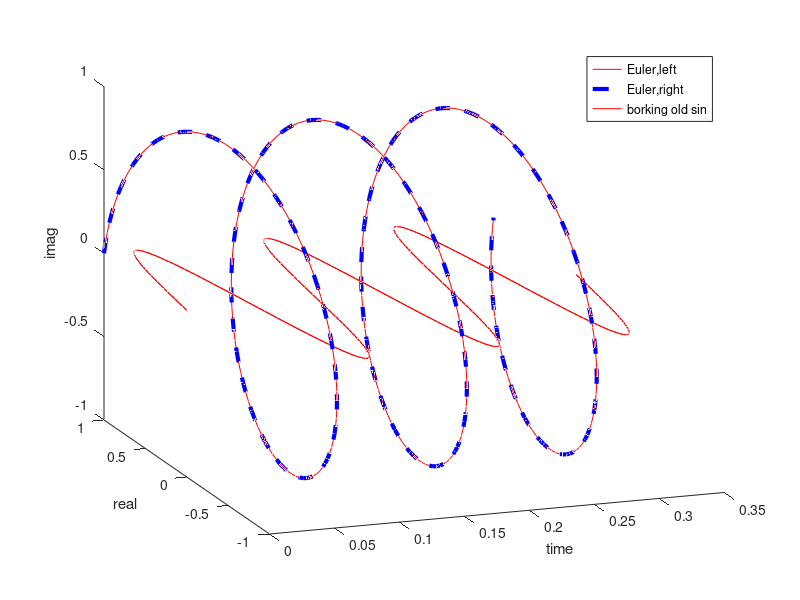
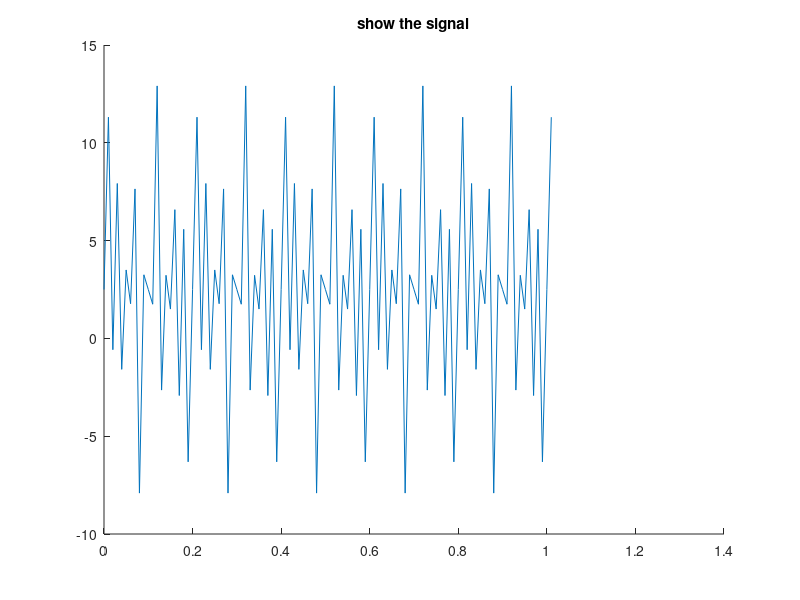
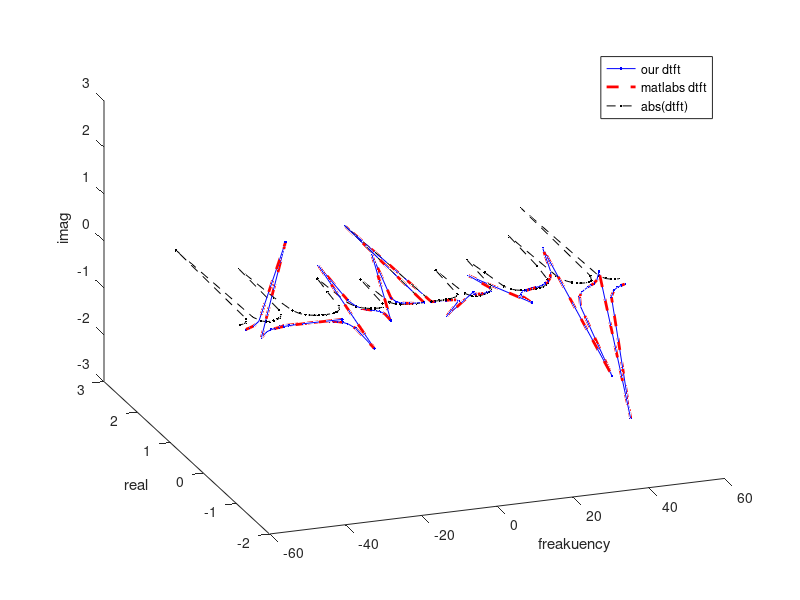

The MATLAB source for these figures, in order:

format long

%%make some waves
% amp * cos(2 * pi * freq * (time + phase))
t = 0:.001:.3;
r = 1 * sin(2 * pi * 10 * t);
%[fh,ah] = makefigure();

fh = figure();
ah = axes('parent',fh);

lh = line(t,r,'color','r','parent',ah);
xlabel('time')
ylabel('amplitude')
%keyboard
%%make some complex sin waves
% amp * exp(-1j * 2 * pi * freq * (t + phase))
% real() = -isin() 
% imag() = cos()
b = 1 * exp(1j * 2 * pi * 10 * t);
comp_sin = cos(2*pi*10*t) + i*sin(2*pi*10*t);
lh(1) = line(t,real(comp_sin),imag(comp_sin),'color','r');
lh(2)= line(t,real(b),imag(b),'linestyle','--','color', 'b','linewidth',3);
lh(3) = line(t,r,'color','r');

% pretty
xlabel('time')
ylabel('real')
zlabel('imag')
legend([lh(:)], {'Euler,left','Euler,right','borking old sin'}) 
view(-20,20)
%% Make Signal

% parameters of the waves
amps = [2 3 4 5];
freaks = [10 20 35 45];
offs = [1 .5 1 0];
phs = [0 0 0 0];
binsize = .01;
tims = 0:binsize:1+binsize;
sig = zeros(numel(amps),numel(tims));

% build each wave
for idx = 1:numel(amps)
	sig(idx,:) = amps(idx) * sin(2*pi * freaks(idx)...
	* (tims + (2*pi*phs(idx)))) + offs(idx);
end

% sum up duh waves
tot_sig = sum(sig,1);
norm_tot_sig = tot_sig/norm(tot_sig);

% plot duh wave
%[fh2,ah2] = makefigure();

fh2 = figure();
ah2 = axes('parent',fh2);

lh2(1) = line(tims, tot_sig);
title(ah2,'show the signal');
%keyboard
%% DTFT

% Lets just drop time temporarily lets think about our signal just as having a # of samples
% from the zeroth sample to the n-th sample.
samples = [0:numel(tims)-1] / numel(tims);

% nyquist limit (number of unique frequencies)
ny_lim = numel(tims)/2 + 1;

% largest frequency Hz
seconds = max(tims) - min(tims);
Hz = numel(samples)/seconds;
large_freak = Hz/2;

% dtft
four = zeros(size(tot_sig));
for fidx = 1:numel(samples) % length of the sequence
	sw = 1 * exp(-1j*2*pi*(fidx-1) .* samples);
	norm_sw = sw/norm(sw);
	four(fidx) = sum([tot_sig.*sw]);
end
ff = fft(tot_sig); % check just in case :-)

%% convert to useful scale
nf = numel(tims)/2 + 1;
freq_axis = linspace(0,large_freak,ny_lim);
freq_axis_plot = [-fliplr(freq_axis(2:end-1)),freq_axis];
man_four = four/numel(tot_sig);
mat_four = ff/numel(tot_sig);
%[fh3,ah3] = makefigure();

fh3 = figure();
ah3 = axes('parent',fh3);

% trick to get matlab to plot negative freq correctly
freq_index = [numel(freq_axis)+1:numel(freq_axis_plot),1:numel(freq_axis)];
p_man_four = man_four(freq_index);
p_mat_four = mat_four(freq_index);

% draw lines
lh3(3) = line(freq_axis_plot, real(abs(p_man_four)), imag(abs(p_man_four)),'linestyle','--','marker','.','color','k');
lh3(1) = line(freq_axis_plot, real(p_man_four), imag(p_man_four),'linestyle','-','marker','.','color','b');
lh3(2) = line(freq_axis_plot, real(p_mat_four), imag(p_mat_four),...
 'color','r','linewidth',2,'linestyle','--');
%lh3(3) = line(freq_axis_plot, real(abs(p_man_four)), imag(abs(p_man_four)),'linestyle','--','marker','.','color','k');

% pretty
legend(lh3(:),{'our dtft', 'matlabs dtft', 'abs(dtft)'});
xlabel('freakuency')
ylabel('real')
zlabel('imag')
view(-20,30)



